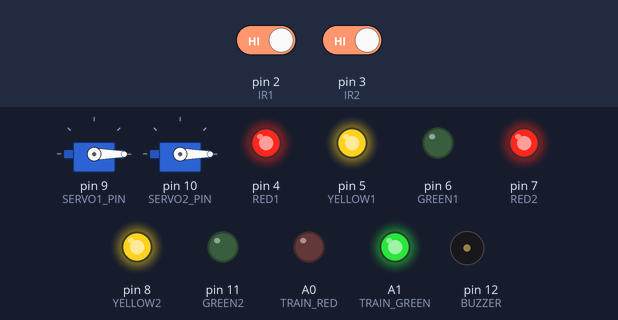
Bench run of a sketch on a simulated Arduino Uno, built with avr-gcc and run on an emulated ATmega328P. Shown: 2 × servo, output pins drawn as LEDs (lit = HIGH), buzzer (waves = sounding, pin HIGH). Dashed ring = blinking. The test bench sets the inputs (shaded band); at power-on: pin 2 (IR1) HIGH, pin 3 (IR2) HIGH.

Above: at 1.2 s.
1.3 s: pin 2 (IR1) driven LOW
At 2.34 s:
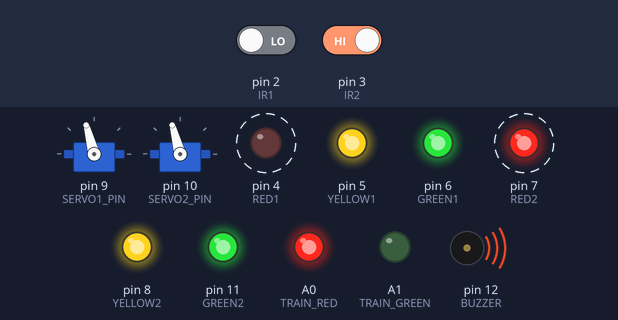
4.3 s: pin 3 (IR2) driven LOW
At 4.75 s:
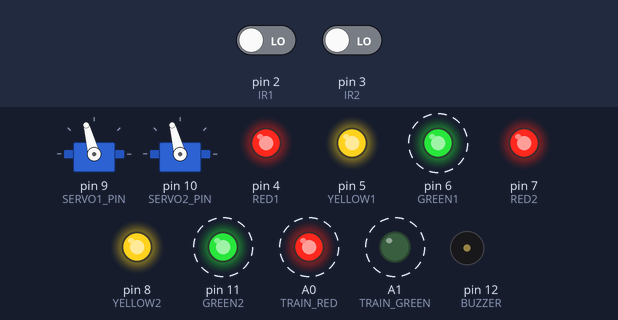
7.3 s: pin 3 (IR2) driven HIGH
At 7.45 s:
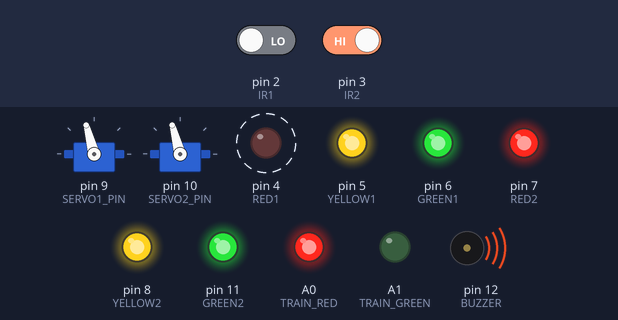
Timing chart, 0 to 16.3 s (numbered marks = the images above; inputs shaded):
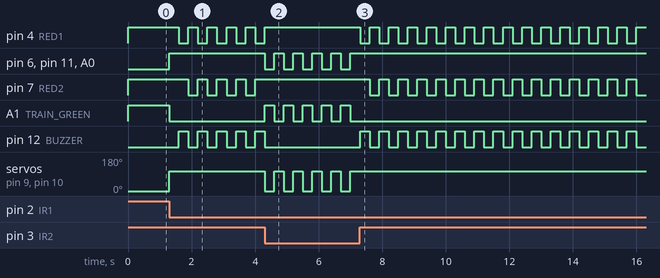

Measured:
- after the input at 1.3 s, pin 4 (RED1): alternates HIGH for 0.30 s and LOW for 0.30 s, starting after 0.30 s; pin 6 (GREEN1): LOW → HIGH at once
- after the input at 4.3 s, pin 4 (RED1): stops changing and stays HIGH; pin 6 (GREEN1): alternates HIGH for 0.30 s and LOW for 0.30 s, starting at once
- after the input at 7.3 s, pin 4 (RED1): alternates HIGH for 0.30 s and LOW for 0.30 s, starting at once; pin 6 (GREEN1): stops changing and stays HIGH

The sketch:

Automatic_Railway_Crossing_System.ino
```cpp
#include <Servo.h>

Servo gate1;
Servo gate2;

// IR Sensors
const int IR1 = 2;   // Entry Sensor (D2)
const int IR2 = 3;   // Exit Sensor (D3)

// Road LEDs
const int RED1 = 4;
const int YELLOW1 = 5;
const int GREEN1 = 6;

const int RED2 = 7;
const int YELLOW2 = 8;
const int GREEN2 = 11;

// Buzzer
const int BUZZER = 12;

// Train Signal LEDs
const int TRAIN_RED = A0;
const int TRAIN_GREEN = A1;

// Servo Pins
const int SERVO1_PIN = 9;
const int SERVO2_PIN = 10;

// Servo Angles
const int OPEN_ANGLE = 0;
const int CLOSE_ANGLE = 105;

// Train Status
bool trainDetected = false;

// Railway Crossing Warning
unsigned long crossingTimer = 0;
bool crossingState = false;

void setup()
{
  pinMode(IR1, INPUT);
  pinMode(IR2, INPUT);

  pinMode(RED1, OUTPUT);
  pinMode(YELLOW1, OUTPUT);
  pinMode(GREEN1, OUTPUT);

  pinMode(RED2, OUTPUT);
  pinMode(YELLOW2, OUTPUT);
  pinMode(GREEN2, OUTPUT);

  pinMode(BUZZER, OUTPUT);

  pinMode(TRAIN_RED, OUTPUT);
  pinMode(TRAIN_GREEN, OUTPUT);

  gate1.attach(SERVO1_PIN);
  gate2.attach(SERVO2_PIN);

  openGate();
}

void loop()
{
  // Train enters crossing section
  if (!trainDetected && digitalRead(IR1) == LOW)
  {
    trainDetected = true;
    closeGate();
    delay(300); // debounce
  }

  // Train leaves crossing section
  if (trainDetected && digitalRead(IR2) == LOW)
  {
    trainDetected = false;
    openGate();
    delay(300); // debounce
  }

  railwayCrossingWarning();
}

void railwayCrossingWarning()
{
  if (trainDetected)
  {
    if (millis() - crossingTimer >= 300)
    {
      crossingTimer = millis();
      crossingState = !crossingState;

      if (crossingState)
      {
        // Red1 ON, Red2 OFF
        digitalWrite(RED1, LOW);
        digitalWrite(RED2, HIGH);

        // Buzzer ON
        digitalWrite(BUZZER, HIGH);
      }
      else
      {
        // Red1 OFF, Red2 ON
        digitalWrite(RED1, HIGH);
        digitalWrite(RED2, LOW);

        // Buzzer OFF
        digitalWrite(BUZZER, LOW);
      }
    }
  }
}

void closeGate()
{
  // Close Gates
  gate1.write(CLOSE_ANGLE);
  gate2.write(CLOSE_ANGLE);

  // Road Green OFF
  digitalWrite(GREEN1, HIGH);
  digitalWrite(GREEN2, HIGH);

  // Road Yellow OFF
  digitalWrite(YELLOW1, HIGH);
  digitalWrite(YELLOW2, HIGH);

  // Train Signal RED
  digitalWrite(TRAIN_RED, HIGH);
  digitalWrite(TRAIN_GREEN, LOW);

  // Start Warning Sequence
  crossingState = false;
  crossingTimer = millis();
}

void openGate()
{
  // Open Gates
  gate1.write(OPEN_ANGLE);
  gate2.write(OPEN_ANGLE);

  // Road Red OFF
  digitalWrite(RED1, HIGH);
  digitalWrite(RED2, HIGH);

  // Road Yellow OFF
  digitalWrite(YELLOW1, HIGH);
  digitalWrite(YELLOW2, HIGH);

  // Road Green ON
  digitalWrite(GREEN1, LOW);
  digitalWrite(GREEN2, LOW);

  // Buzzer OFF
  digitalWrite(BUZZER, LOW);

  // Train Signal GREEN
  digitalWrite(TRAIN_RED, LOW);
  digitalWrite(TRAIN_GREEN, HIGH);

  crossingState = false;
}
```
